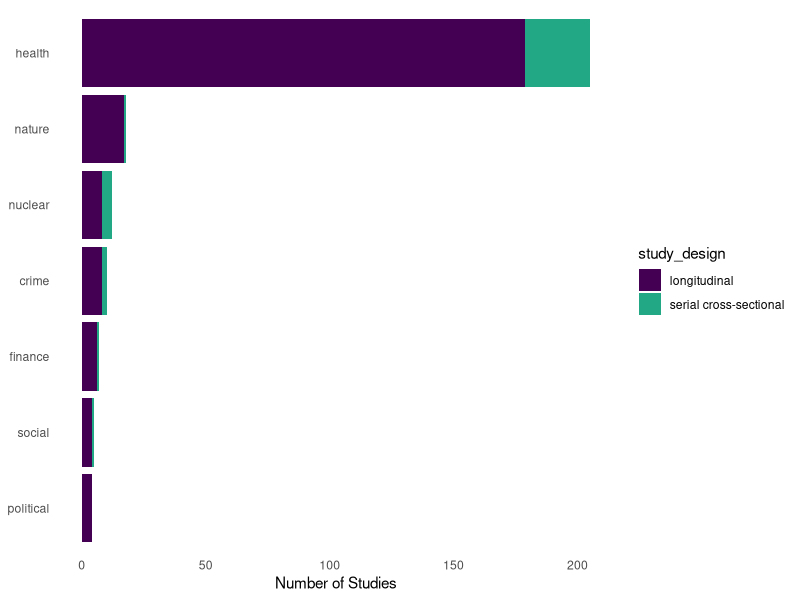
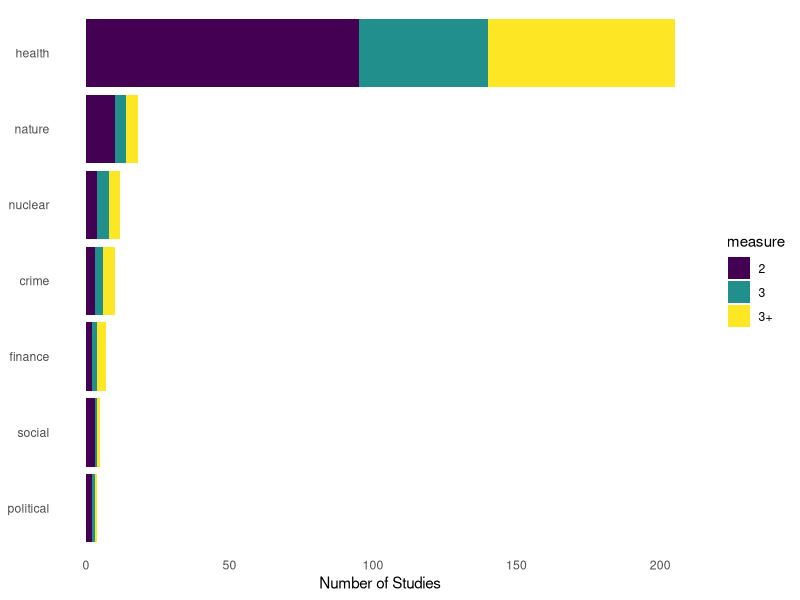
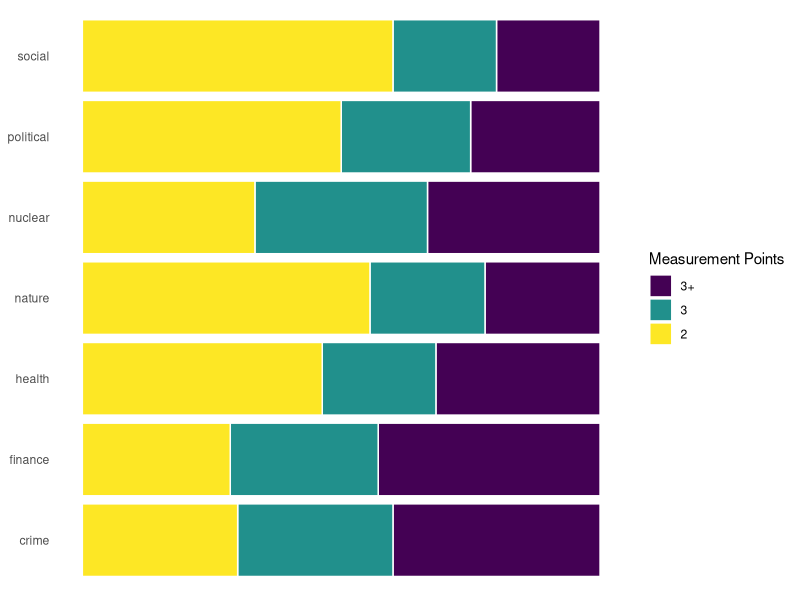
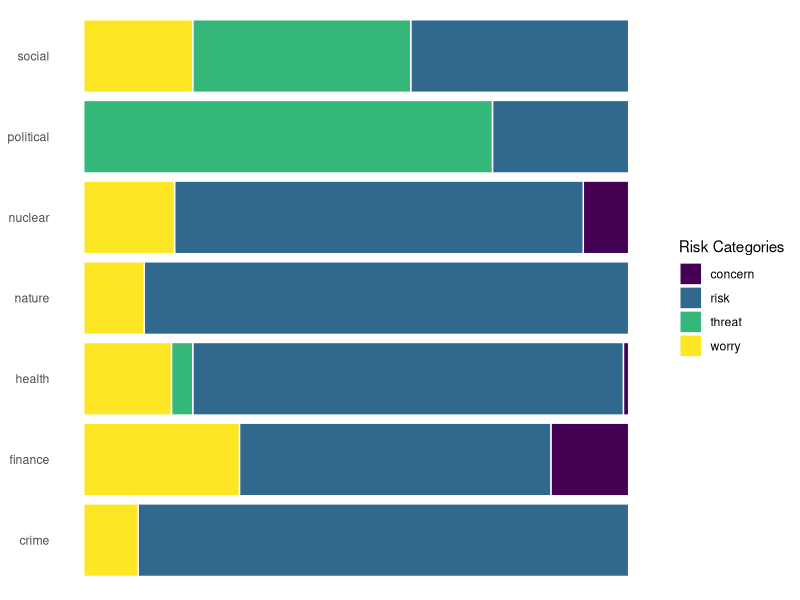
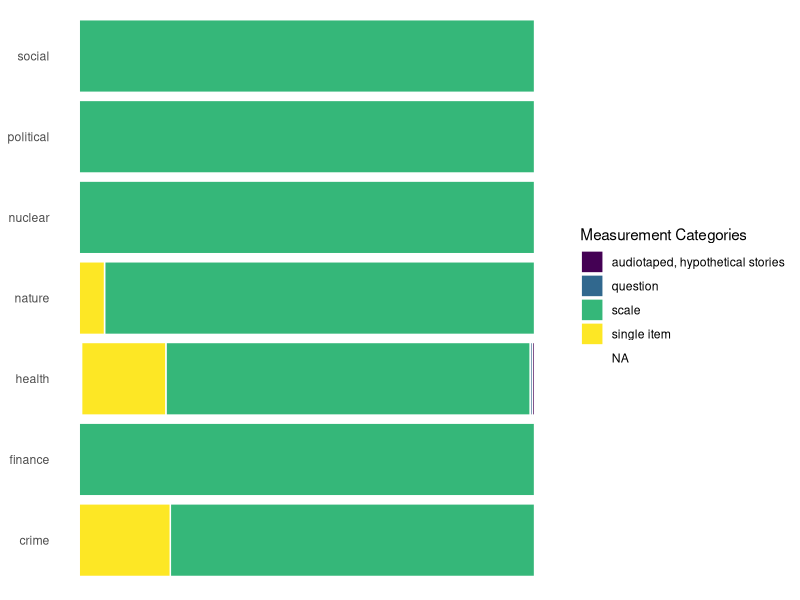
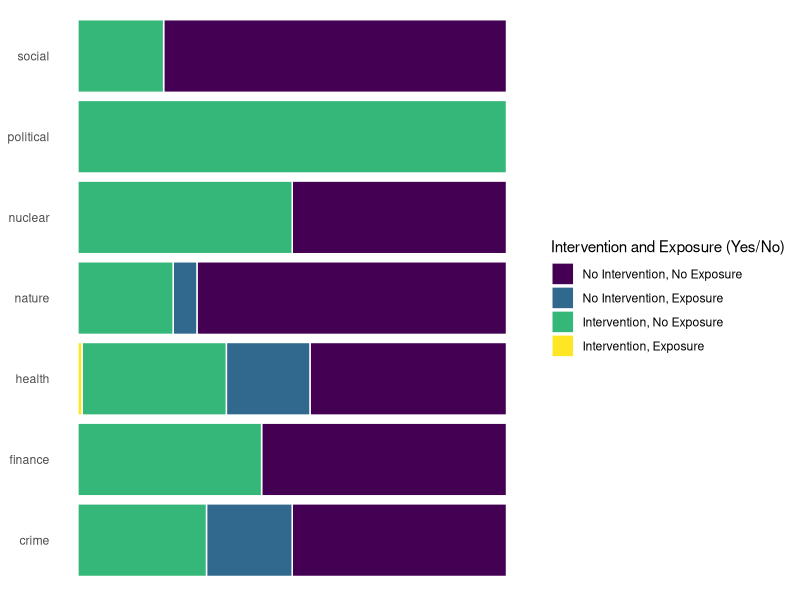
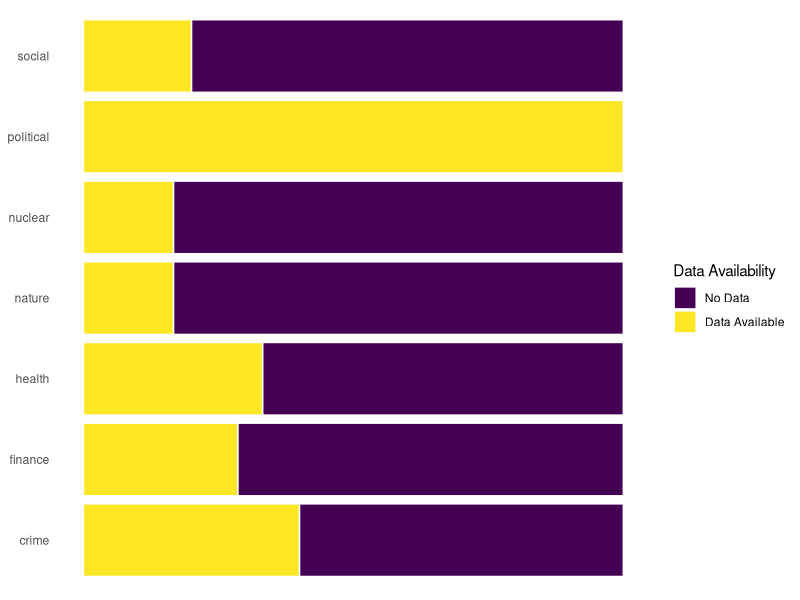
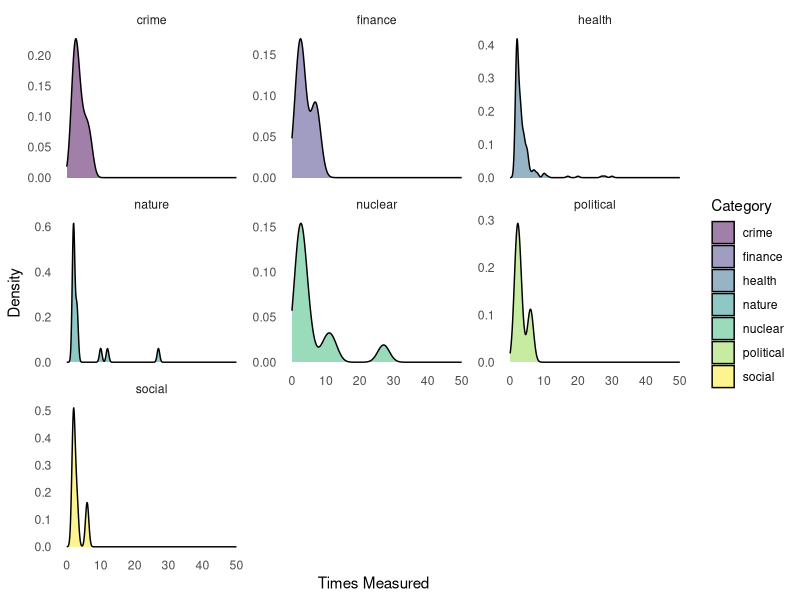

Write the R code that produced these figures, in order.
## ---- chunk 1
# PACKAGES ---------------------------------------------------------------
#load packages 
#install.packages("dplyr")
#install.packages("here")
#install.packages("viridis")
#install.packages("tidyverse")
library(dplyr)
library(here)
library(readr)
library(tidyverse)
library(ggplot2)
library(knitr)
library(viridis)

# PATH ---------------------------------------------------------------
#set working directory
setwd(here())
here("data/final.csv")
getwd()

# DATA ---------------------------------------------------------------
#Import the data set
df_final <- read_csv(here("data", "final.csv"))
## ---- chunk 2
## Table study design
table_study_design <- table(df_final$study_design)
print(table_study_design)
## ---- chunk 3
### plot domains with study design
### Function to create a single horizontal bar plot for counts of 1
create_combined_horizontal_bar <- function(df) {
  columns_of_interest <- c('health', 'finance', 'political', 'crime', 'nature', 'nuclear', 'social')
  
  # Create a long-format data frame for ggplot
  df_long <- df %>%
    gather(key = "variable", value = "value", columns_of_interest) %>%
    filter(value == 1)  # Filter only rows where the value is 1
  
  # Arrange levels of 'variable' by count in ascending order
  df_long$variable <- factor(df_long$variable, levels = names(sort(table(df_long$variable), decreasing = FALSE)))
  
  # Define custom colors using hex color codes
  custom_colors <- c("#440154", "#22A884")  # Hex color codes without alpha
  
  # Plotting the horizontal bar plot using ggplot2
  ggplot(df_long, aes(x = value, y = variable, fill = study_design)) +
    geom_bar(stat = "identity", position = position_stack(reverse = TRUE), color = NA) +  # Reverse the stacking order
    scale_fill_manual(values = setNames(custom_colors, unique(df_long$study_design))) +  # Apply custom colors to study_design levels
    theme_minimal() +
    theme(panel.grid = element_blank(), panel.border = element_blank()) +  # Remove grid lines and borders
    labs(x = "Number of Studies", y = NULL, title = NULL) +  # Remove y-axis label and title
    xlab("Number of Studies")  # Set x-axis label
}
# Apply the function to df_final
create_combined_horizontal_bar(df_final)
## ---- chunk 4
###plot domain with measurement points-----
#create measurement category with 2, 3, and 3+
df_final <- df_final %>%
  mutate(measure = ifelse(times_measured_1 == 2, "2",
                          ifelse(times_measured_1 == 3, "3", "3+")))

# Function to create a single horizontal bar plot for counts of 1
create_combined_horizontal_bar <- function(df) {
  columns_of_interest <- c('health', 'finance', 'political', 'crime', 'nature', 'nuclear', 'social')
  
  # Create a long-format data frame for ggplot
  df_long <- df %>%
    gather(key = "variable", value = "value", columns_of_interest) %>%
    filter(value == 1)  # Filter only rows where the value is 1
  
  # Arrange levels of 'variable' by count in ascending order
  df_long$variable <- factor(df_long$variable, levels = names(sort(table(df_long$variable), decreasing = FALSE)))
  
  # Plotting the horizontal bar plot using ggplot2 with Viridis color scale
  ggplot(df_long, aes(x = value, y = variable, fill = measure)) +
    geom_bar(stat = "identity", position = position_stack(reverse = TRUE), color = NA) +  # Reverse the stacking order
    scale_fill_viridis_d() +  # Use Viridis color palette for measure variable
    theme_minimal() +
    theme(panel.grid = element_blank(), panel.border = element_blank()) +  # Remove grid lines and borders
    labs(x = "Number of Studies", y = NULL, title = NULL) +  # Remove y-axis label and title
    xlab("Number of Studies")  # Set x-axis label
}

# Apply the function to df_final
create_combined_horizontal_bar(df_final)
## ---- chunk 5
##make the bars a 100 percent. And not count anymore
create_combined_horizontal_bar <- function(df) {
  columns_of_interest <- c('health', 'finance', 'political', 'crime', 'nature', 'nuclear', 'social')
  
  # Create a long-format data frame for ggplot
  df_long <- df %>%
    gather(key = "variable", value = "value", columns_of_interest) %>%
    filter(value == 1)  # Filter only rows where the value is 1
  
  # Set the order of the levels for the 'measure' column
  df_long$measure <- factor(df_long$measure, levels = c("3+", "3", "2"))
  
  # Plotting the horizontal bar plot using ggplot2 with Viridis color scale
  ggplot(df_long, aes(x = variable, fill = as.factor(measure))) +
    geom_bar(position = "fill", stat = "count", color = "white") +
    coord_flip() +  # Flip the coordinates for a horizontal bar plot
    theme_minimal() +
    theme(panel.grid = element_blank(), panel.border = element_blank(),
          axis.text.x = element_blank(), axis.title.x = element_blank()) +  # Remove x-axis labels and title
    labs(x = NULL, y = NULL, title = NULL) +  # Remove axis labels and change title
    scale_fill_viridis_d(name = "Measurement Points")  # Use Viridis color palette and customize legend title
}

# Apply the function to df_final
create_combined_horizontal_bar(df_final)
## ---- chunk 6
#kind of risk (risk, concern, worry)
create_combined_horizontal_bar <- function(df) {
  columns_of_interest <- c('health', 'finance', 'political', 'crime', 'nature', 'nuclear', 'social')
  
  # Create a long-format data frame for ggplot
  df_long <- df %>%
    gather(key = "variable", value = "value", columns_of_interest) %>%
    filter(value == 1)  # Filter only rows where the value is 1
  
  # Plotting the horizontal bar plot using ggplot2 with Viridis color scale
  ggplot(df_long, aes(x = variable, fill = as.factor(risk_1))) +
    geom_bar(position = "fill", stat = "count", color = "white") +
    coord_flip() +  # Flip the coordinates for a horizontal bar plot
    theme_minimal() +
    theme(panel.grid = element_blank(), panel.border = element_blank(),
          axis.text.x = element_blank(), axis.title.x = element_blank()) +  # Remove x-axis labels and title
    labs(x = NULL, y = NULL, title = NULL) +  # Remove axis labels and change title
    scale_fill_viridis_d(name = "Risk Categories")  # Use Viridis color palette and customize legend title
}

# Apply the function to df_final
create_combined_horizontal_bar(df_final)
## ---- chunk 7
#### how measured (scale, single item, etc.)-----
create_combined_horizontal_bar <- function(df) {
  columns_of_interest <- c('health', 'finance', 'political', 'crime', 'nature', 'nuclear', 'social')
  
  # Create a long-format data frame for ggplot
  df_long <- df %>%
    gather(key = "variable", value = "value", columns_of_interest) %>%
    filter(value == 1)  # Filter only rows where the value is 1
  
  # Plotting the horizontal bar plot using ggplot2 with Viridis color scale
  ggplot(df_long, aes(x = variable, fill = as.factor(measured_1))) +
    geom_bar(position = "fill", stat = "count", color = "white") +
    coord_flip() +  # Flip the coordinates for a horizontal bar plot
    theme_minimal() +
    theme(panel.grid = element_blank(), panel.border = element_blank(),
          axis.text.x = element_blank(), axis.title.x = element_blank()) +  # Remove x-axis labels and title
    labs(x = NULL, y = NULL, title = NULL) +  # Remove axis labels and change title
    scale_fill_viridis_d(name = "Measurement Categories")  # Use Viridis color palette and customize legend title
}

# Apply the function to df_final
create_combined_horizontal_bar(df_final)
## ---- chunk 8
#exposure and intervention
create_combined_horizontal_bar <- function(df) {
  columns_of_interest <- c('health', 'finance', 'political', 'crime', 'nature', 'nuclear', 'social')
  
  # Create a long-format data frame for ggplot
  df_long <- df %>%
    gather(key = "variable", value = "value", columns_of_interest) %>%
    filter(value == 1)  # Filter only rows where the value is 1
  
  # Create a new factor combining intervention and exposure columns
  df_long$factor_combined <- interaction(df_long$intervention_yesno_1, df_long$exposure_yesno_1)
  
  # Plotting the horizontal bar plot using ggplot2 with Viridis color scale
  ggplot(df_long, aes(x = variable, fill = factor_combined)) +
    geom_bar(position = "fill", stat = "count", color = "white") +
    coord_flip() +  # Flip the coordinates for a horizontal bar plot
    theme_minimal() +
    theme(panel.grid = element_blank(), panel.border = element_blank(),
          axis.text.x = element_blank(), axis.title.x = element_blank()) +  # Remove x-axis labels and title
    labs(x = NULL, y = NULL, title = NULL) +  # Remove axis labels and change title
    scale_fill_viridis_d(name = "Intervention and Exposure (Yes/No)", labels = c(
      "No Intervention, No Exposure",
      "No Intervention, Exposure",
      "Intervention, No Exposure",
      "Intervention, Exposure"
    ))  # Use Viridis color palette and customize legend title
}

# Apply the function to df_final
create_combined_horizontal_bar(df_final)
## ---- chunk 9
# data availability
# Create a new column data_availability_1
df_final$data_availability_1 <- as.integer(!is.na(df_final$data_availability) & df_final$data_availability != "")

create_combined_horizontal_bar_data <- function(df) {
  columns_of_interest <- c('health', 'finance', 'political', 'crime', 'nature', 'nuclear', 'social')
  
  # Create a long-format data frame for ggplot
  df_long <- df %>%
    gather(key = "variable", value = "value", columns_of_interest) %>%
    filter(value == 1)  # Filter only rows where the value is 1
  
  # Plotting the horizontal bar plot using ggplot2 with Viridis color scale
  ggplot(df_long, aes(x = variable, fill = as.factor(data_availability_1))) +
    geom_bar(position = "fill", stat = "count", color = "white") +
    coord_flip() +  # Flip the coordinates for a horizontal bar plot
    theme_minimal() +
    theme(panel.grid = element_blank(), panel.border = element_blank(),
          axis.text.x = element_blank(), axis.title.x = element_blank()) +  # Remove x-axis labels and title
    labs(x = NULL, y = NULL, title = NULL) +  # Remove axis labels and change title
    scale_fill_viridis_d(name = "Data Availability", labels = c(
      "No Data",
      "Data Available"
    ))  # Use Viridis color palette and customize legend title
}

# Apply the function to df_final
create_combined_horizontal_bar_data(df_final)
## ---- chunk 10
##density plots----- 
###number of studies----
# Function to create separate density plots for each category
create_separate_density_plots <- function(df) {
  columns_of_interest <- c('health', 'finance', 'political', 'crime', 'nature', 'nuclear', 'social')
  
  # Create a long-format data frame for ggplot
  df_long <- df %>%
    gather(key = "category", value = "value", columns_of_interest) %>%
    filter(value == 1)  # Filter only rows where the value is 1
  
  # Plotting the separate density plots using ggplot2 with Viridis color scale
  ggplot(df_long, aes(x = times_measured_1, fill = category)) +
    geom_density(alpha = 0.5) +  # Density plot with transparency
    facet_wrap(~category, scales = "free_y") +  # Separate plots for each category
    scale_fill_viridis_d(name = "Category") +  # Use Viridis color palette and set legend title
    theme_minimal() +
    theme(panel.grid = element_blank(), panel.border = element_blank()) +  # Remove grid lines and borders
    labs(x = "Times Measured", y = "Density", title = NULL) +  # Set labels
    xlim(0, 50)  # Set x-axis limits
}

# Apply the function to df_final
create_separate_density_plots(df_final)
## ---- chunk 11
###measurment points ----
# Function to create stacked density plots for each category
create_stacked_density_plots <- function(df) {
  columns_of_interest <- c('health', 'finance', 'political', 'crime', 'nature', 'nuclear', 'social')
  
  # Create a long-format data frame for ggplot
  df_long <- df %>%
    gather(key = "category", value = "value", columns_of_interest) %>%
    filter(value == 1)  # Filter only rows where the value is 1
  
  # Plotting the stacked density plots using ggplot2 with Viridis color scale
  ggplot(df_long, aes(x = times_measured_1, fill = category)) +
    geom_density(alpha = 0.5) +  # Density plot with transparency
    facet_grid(category ~ ., scales = "free_x", switch = "y") +  # Stacked plots with category names on the y-axis
    scale_fill_viridis_d(name = "Category") +  # Use Viridis color palette and set legend title
    theme_minimal() +
    theme(panel.grid = element_blank(), panel.border = element_blank()) +  # Remove grid lines and borders
    labs(x = "Times Measured", y = "Density", title = NULL) +  # Set labels
    xlim(0, 50)  # Set x-axis limits
}

# Apply the function to df_final
create_stacked_density_plots(df_final)
## ---- chunk 12
# Function to create stacked density plots for each category
create_stacked_density_plots <- function(df) {
  columns_of_interest <- c('health', 'finance', 'political', 'crime', 'nature', 'nuclear', 'social')
  
  # Create a long-format data frame for ggplot
  df_long <- df %>%
    gather(key = "category", value = "value", columns_of_interest) %>%
    filter(value == 1)  # Filter only rows where the value is 1
  
  # Plotting the stacked density plots using ggplot2 with Viridis color scale
  ggplot(df_long, aes(x = times_measured_1, fill = category)) +
    geom_density(alpha = 0.5) +  # Density plot with transparency
    facet_grid(category ~ ., scales = "free_x", switch = "y") +  # Stacked plots with category names on the y-axis
    scale_fill_viridis_d(name = "Category") +  # Use Viridis color palette and set legend title
    theme_minimal() +
    theme(panel.grid = element_blank(), panel.border = element_blank(), axis.text.y = element_blank()) +  # Remove grid lines, borders, and y-axis text
    labs(x = "Times Measured", y = "Density", title = NULL) +  # Set labels
    xlim(2, 10)  # Set x-axis limits
}
# Apply the function to df_final
create_stacked_density_plots(df_final)
## ---- chunk 13
# Function to create stacked density plots for each category
create_stacked_density_plots <- function(df) {
  columns_of_interest <- c('health', 'finance', 'political', 'crime', 'nature', 'nuclear', 'social')
  
  # Create a long-format data frame for ggplot
  df_long <- df %>%
    gather(key = "category", value = "value", columns_of_interest) %>%
    filter(value == 1)  # Filter only rows where the value is 1
  
  # Plotting the stacked density plots using ggplot2 with Viridis color scale
  ggplot(df_long, aes(x = sample_size_1, fill = category)) +
    geom_density(alpha = 0.5) +  # Density plot with transparency
    facet_grid(category ~ ., scales = "free_x", switch = "y") +  # Stacked plots with category names on the y-axis
    scale_fill_viridis_d(name = "Category") +  # Use Viridis color palette and set legend title
    theme_minimal() +
    theme(panel.grid = element_blank(), panel.border = element_blank(), axis.text.y = element_blank()) +  # Remove grid lines, borders, and y-axis text
    labs(x = "Sample Size", y = "Density", title = NULL) +  # Set labels
    xlim(0, 1000)  # Set x-axis limits
}

# Apply the function to df_final
create_stacked_density_plots(df_final)
## ---- chunk 14
### publishing year---
create_stacked_density_plots <- function(df) {
  columns_of_interest <- c('health', 'finance', 'political', 'crime', 'nature', 'nuclear', 'social')
  
  # Create a long-format data frame for ggplot
  df_long <- df %>%
    gather(key = "category", value = "value", columns_of_interest) %>%
    filter(value == 1)  # Filter only rows where the value is 1
  
  # Plotting the stacked density plots using ggplot2 with Viridis color scale
  ggplot(df_long, aes(x = publication_year, fill = category)) +
    geom_density(alpha = 0.5) +  # Density plot with transparency
    facet_grid(category ~ ., scales = "free_x", switch = "y") +  # Stacked plots with category names on the y-axis
    scale_fill_viridis_d() +  # Use Viridis color palette for fill
    theme_minimal() +
    theme(panel.grid = element_blank(), panel.border = element_blank(), axis.text.y = element_blank()) +  # Remove grid lines, borders, and y-axis text
    labs(x = "Publication Year", y = "Density", title = NULL)  # Set labels
}

# Apply the function to df_final
create_stacked_density_plots(df_final)
## ---- chunk 15
###item number----
create_stacked_density_plots_item <- function(df) {
  columns_of_interest <- c('health', 'finance', 'political', 'crime', 'nature', 'nuclear', 'social')
  
  # Create a long-format data frame for ggplot
  df_long <- df %>%
    gather(key = "category", value = "value", columns_of_interest) %>%
    filter(value == 1)  # Filter only rows where the value is 1
  
  # Plotting the stacked density plots using ggplot2 with Viridis color scale
  ggplot(df_long, aes(x = item_number_1, fill = category)) +
    geom_density(alpha = 0.5) +  # Density plot with transparency
    facet_grid(category ~ ., scales = "free_x", switch = "y") +  # Stacked plots with category names on the y-axis
    scale_fill_viridis_d() +  # Use Viridis color palette for fill
    theme_minimal() +
    theme(panel.grid = element_blank(), panel.border = element_blank(), axis.text.y = element_blank()) +  # Remove grid lines, borders, and y-axis text
    labs(x = "Item Number", y = "Density", title = NULL) +  # Set labels
    xlim(1, 10)  # Set x-axis limits
}

# Apply the function to df_final
create_stacked_density_plots_item(df_final)
## ---- chunk 16
###time measured----
create_stacked_density_plots_item <- function(df) {
  columns_of_interest <- c('health', 'finance', 'political', 'crime', 'nature', 'nuclear', 'social')
  
  # Create a long-format data frame for ggplot
  df_long <- df %>%
    gather(key = "category", value = "value", columns_of_interest) %>%
    filter(value == 1)  # Filter only rows where the value is 1
  
  # Plotting the stacked density plots using ggplot2 with Viridis color scale
  ggplot(df_long, aes(x = times_measured_1, fill = category)) +
    geom_density(alpha = 0.5) +  # Density plot with transparency
    facet_grid(category ~ ., scales = "free_x", switch = "y") +  # Stacked plots with category names on the y-axis
    scale_fill_viridis_d() +  # Use Viridis color palette for fill
    theme_minimal() +
    theme(panel.grid = element_blank(), panel.border = element_blank(), axis.text.y = element_blank()) +  # Remove grid lines, borders, and y-axis text
    labs(x = "Times Measured", y = "Density", title = NULL) +  # Set labels
    xlim(1, 10)  # Set x-axis limits
}
# Apply the function to df_final
create_stacked_density_plots_item(df_final)
## ---- chunk 17
# temporal analysis 
create_combined_horizontal_bar_temporal <- function(df) {
  columns_of_interest <- c('health', 'finance', 'political', 'crime', 'nature', 'nuclear', 'social')
  
  # Create a long-format data frame for ggplot
  df_long <- df %>%
    gather(key = "variable", value = "value", columns_of_interest) %>%
    filter(value == 1)  # Filter only rows where the value is 1
  
  # Create a new factor for temporal analysis column
  df_long$factor_combined <- as.factor(df_long$temporal_analysis_1)
  
  # Plotting the horizontal bar plot using ggplot2 with Viridis color scale
  ggplot(df_long, aes(x = variable, fill = factor_combined)) +
    geom_bar(position = "fill", stat = "count", color = "white") +
    coord_flip() +  # Flip the coordinates for a horizontal bar plot
    theme_minimal() +
    theme(panel.grid = element_blank(), panel.border = element_blank(),
          axis.text.x = element_blank(), axis.title.x = element_blank()) +  # Remove x-axis labels and title
    labs(x = NULL, y = NULL, title = NULL) +  # Remove axis labels and change title
    scale_fill_viridis_d(name = "Temporal Analysis", labels = c(
      "No Analysis",
      "Analyzed"
    ))  # Use Viridis color palette and customize legend title
}
# Apply the function to df_final
create_combined_horizontal_bar_temporal(df_final)
## ---- chunk 18
#correlation plot (correlation&time interval)----

##create a dataframe with all the correlations for a better overview.----

# Combine the correlation results columns into one
correlation_results <- c(df_final$correlation_results_1, df_final$correlation_results_1.1,
                         df_final$correlation_results_1.2, df_final$correlation_results_1.3,
                         df_final$correlation_results_1.4, df_final$correlation_results_1.5,
                         df_final$correlation_results_1.6, df_final$correlation_results_1.7,
                         df_final$correlation_results_1.8)

# Create a dataframe with two columns: correlation_results and test_retest_interval_1
correlation_1 <- data.frame(correlation_results, `test-retest_interval_1` = df_final$`test-retest_interval_1`)

colnames(correlation_1) <- c("correlation_results", "correlation_interval_1")

# Remove rows with NAs from correlation dataframe
correlation_1 <- na.omit(correlation_1)



# Combine the correlation_2 results columns into one
correlation_results <- c(df_final$correlation_results_2)

# Create a dataframe with two columns: correlation_results and test_retest_interval_1
correlation_2 <- data.frame(correlation_results, `test-retest_interval_2` = df_final$`test-retest_interval_2`)

colnames(correlation_2) <- c("correlation_results", "correlation_interval_1")

correlation_2 <- na.omit(correlation_2)



# Combine the correlation_3 results columns into one
correlation_results <- c(df_final$correlation_results_3)

# Create a dataframe with two columns: correlation_results and test_retest_interval_1
correlation_3 <- data.frame(correlation_results, `test-retest_interval_3` = df_final$`test-retest_interval_3`)

colnames(correlation_3) <- c("correlation_results", "correlation_interval_1")

correlation_3 <- na.omit(correlation_3)



# Combine the correlation_4 results columns into one
correlation_results <- c(df_final$correlation_results_4)

# Create a dataframe with two columns: correlation_results and test_retest_interval_1
correlation_4 <- data.frame(correlation_results, `test-retest_interval_4` = df_final$`test-retest_interval_4`)

colnames(correlation_4) <- c("correlation_results", "correlation_interval_1")

correlation_4 <- na.omit(correlation_4)



# Combine the correlation_5 results columns into one
correlation_results <- c(df_final$correlation_results_5)

# Create a dataframe with two columns: correlation_results and test_retest_interval_1
correlation_5 <- data.frame(correlation_results, `test-retest_interval_5` = df_final$`test-retest_interval_5`)

colnames(correlation_5) <- c("correlation_results", "correlation_interval_1")

correlation_5 <- na.omit(correlation_5)



# Assuming correlation_2 has the same structure as correlation (two columns: correlation_results and correlation_interval_1)
correlation <- rbind(correlation_1, correlation_2, correlation_3, correlation_4, correlation_5 )
## ---- chunk 19
###plot----
# Plot the two columns against each other with x-axis limited to 800 and a correlation line
ggplot(correlation, aes(x = correlation_interval_1, y = correlation_results)) +
  geom_point() +
  geom_smooth(method = "lm", se = FALSE, color = viridis(1)) + # Add correlation line
  labs(x = "Correlation Interval", y = "Correlation Results") +
  xlim(0, 800) +
  ylim(0,1)
## ---- chunk 20
# Calculate correlation coefficient
correlation_coefficient <- cor(correlation$correlation_interval_1, correlation$correlation_results)

# Plot the two columns against each other with x-axis limited to 800 and a correlation line
ggplot(correlation, aes(x = correlation_interval_1, y = correlation_results)) +
  geom_point() +
  geom_smooth(method = "lm", se = FALSE, color = viridis(1)) + # Add correlation line
  annotate("text", x = 400, y = 0.75, 
           label = paste("Correlation coefficient:", round(correlation_coefficient, 2)), 
           color = viridis(1), size = 4) +  # Add correlation coefficient annotation
  labs(x = "Correlation Interval", y = "Correlation Results") +
  xlim(0, 800) +
  ylim(0, 1)
  theme(panel.background = element_rect(fill = "white"))  # Set background color to white


####minimal indication that over time the correlation coefficient decreases. 

## ---- chunk 21
####correlation plotting with time interval
# Create a scatter plot with a correlation line
ggplot(df_final, aes(x = `test-retest_interval_1`, y = correlation_results_1, color = as.factor(health))) +
  geom_point() +  # Scatter plot
  geom_smooth(method = "lm", se = FALSE, color = viridis(1)) +  # Add a linear regression line
  scale_color_viridis_d(name = "Health") +  # Use Viridis color palette and set legend title
  theme_minimal() +  # Minimal theme
  labs(x = "Time Interval in days", y = "Correlation Results", title = NULL) +
  ylim(0, 1)
## ---- chunk 22
# Create a scatter plot with a correlation line
ggplot(df_final, aes(x = `test-retest_interval_1`, y = correlation_results_1, color = as.factor(health))) +
  geom_point() +  # Scatter plot
  geom_smooth(method = "lm", se = FALSE, color = viridis(1)) +  # Add a linear regression line
  scale_color_viridis_d(name = "Health") +  # Specify color for health values and set legend title
  theme_minimal() +  # Minimal theme
  theme(
    panel.background = element_rect(fill = "white"),  # Set background color to white
    panel.grid.major = element_blank(),  # Remove major grid lines
    panel.grid.minor = element_blank(),  # Remove minor grid lines
    axis.line = element_line(color = "black"),  # Set axis line color
    legend.position = "bottom"  # Position legend at the bottom
  ) +
  labs(x = "Time Interval in days", y = "Correlation Results", title = NULL) +  # Set axis labels and title
  ylim(0, 1)  # Set y-axis limits
## ---- chunk 23
###create a density plot for days apart between the measurement------
# Create a new column by combining values from the three columns
df_final <- df_final %>%
  mutate(combined_column = paste(`test-retest_interval_1`, `temporal_trend_interval_1`, `mean_difference_interval_1`, sep = "_")) %>%
  mutate(combined_column = as.numeric(gsub("[^0-9.]", "", combined_column)))

# Function to create stacked density plots for each category with Viridis color scale
create_stacked_density_plots <- function(df) {
  columns_of_interest <- c('health', 'finance', 'political', 'crime', 'nature', 'nuclear', 'social')
  
  # Create a long-format data frame for ggplot
  df_long <- df %>%
    gather(key = "category", value = "value", columns_of_interest) %>%
    filter(value == 1)  # Filter only rows where the value is 1
  
  # Plotting the stacked density plots using ggplot2 with Viridis color scale
  ggplot(df_long, aes(x = combined_column, fill = category)) +
    geom_density(alpha = 0.5) +  # Density plot with transparency
    facet_grid(category ~ ., scales = "free_x", switch = "y") +  # Stacked plots with category names on the y-axis
    scale_fill_viridis_d() +  # Use Viridis color palette for fill
    theme_minimal() +
    theme(panel.grid = element_blank(), panel.border = element_blank(), axis.text.y = element_blank()) +  # Remove grid lines, borders, and y-axis text
    labs(x = "Time Interval", y = "Density", title = NULL) +  # Set labels
    xlim(2, 1000)  # Set x-axis limits
}

# Apply the function to df_final
create_stacked_density_plots(df_final)
## ---- chunk 24
###female male----
create_stacked_density_plots_item <- function(df) {
  columns_of_interest <- c('health', 'finance', 'political', 'crime', 'nature', 'nuclear', 'social')
  
  # Create a long-format data frame for ggplot
  df_long <- df %>%
    gather(key = "category", value = "value", columns_of_interest) %>%
    filter(value == 1)  # Filter only rows where the value is 1
  
  # Plotting the stacked density plots using ggplot2 with Viridis color scale
  ggplot(df_long, aes(x = prop_female_1, fill = category)) +
    geom_density(alpha = 0.5) +  # Density plot with transparency
    facet_grid(category ~ ., scales = "free_x", switch = "y") +  # Stacked plots with category names on the y-axis
    scale_fill_viridis_d() +  # Use Viridis color palette for fill
    theme_minimal() +
    theme(panel.grid = element_blank(), panel.border = element_blank(), axis.text.y = element_blank()) +  # Remove grid lines, borders, and y-axis text
    labs(x = "Female Percentage", y = "Density", title = NULL) +  # Set labels
    xlim(0, 1)  # Set x-axis limits
}

# Apply the function to df_final
create_stacked_density_plots_item(df_final)
## ---- chunk 25
###age (age and age category)----
# Convert the column to numeric
df_final$mean_age_1 <- as.numeric(df_final$mean_age_1)
create_stacked_density_plots_item <- function(df) {
  columns_of_interest <- c('health', 'finance', 'political', 'crime', 'nature', 'nuclear', 'social')
  
  # Create a long-format data frame for ggplot
  df_long <- df %>%
    gather(key = "category", value = "value", columns_of_interest) %>%
    filter(value == 1)  # Filter only rows where the value is 1
  
  # Plotting the stacked density plots using ggplot2
  ggplot(df_long, aes(x = mean_age_1, fill = category)) +
    geom_density(alpha = 0.5) +  # Density plot with transparency
    facet_grid(category ~ ., scales = "free_x", switch = "y") +  # Stacked plots with category names on the y-axis
    scale_fill_viridis_d() +  # Specify colors for each category
    theme_minimal() +
    theme(panel.grid = element_blank(), panel.border = element_blank(), axis.text.y = element_blank()) +  # Remove grid lines, borders, and y-axis text
    labs(x = "mean age", y = "Density", title = NULL) +  # Set labels
    xlim(4, 70)  # Set x-axis limits
}

# Apply the function to df_final
create_stacked_density_plots_item(df_final)
